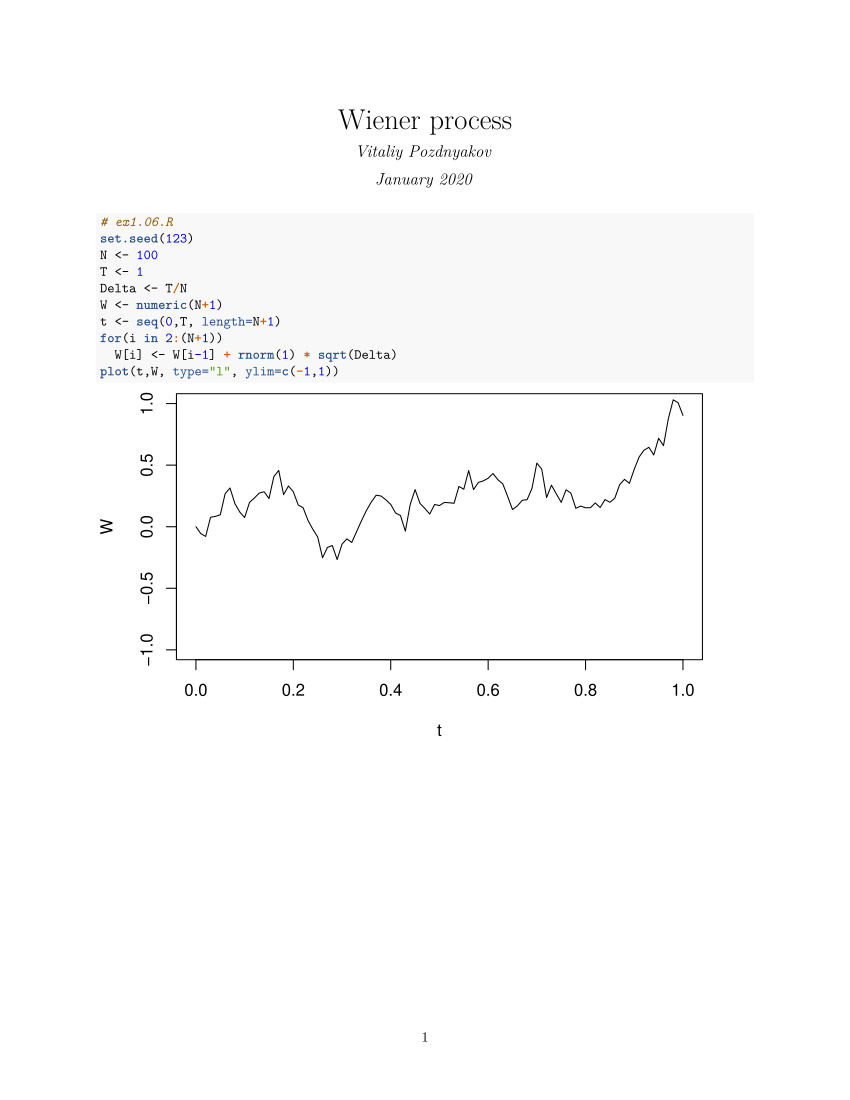

Write the R code that produced this figure.
#' ---
#' title: "Wiener process"
#' author: "Vitaliy Pozdnyakov"
#' date: "January 2020"
#' output: pdf_document
#' ---

# ex1.06.R
set.seed(123)
N <- 100
T <- 1
Delta <- T/N
W <- numeric(N+1)
t <- seq(0,T, length=N+1)
for(i in 2:(N+1))
  W[i] <- W[i-1] + rnorm(1) * sqrt(Delta)
plot(t,W, type="l", ylim=c(-1,1))
